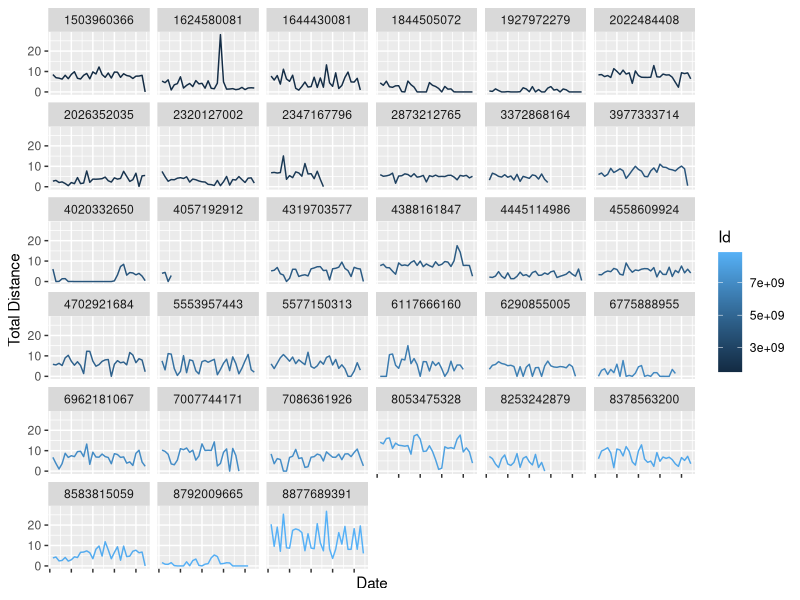
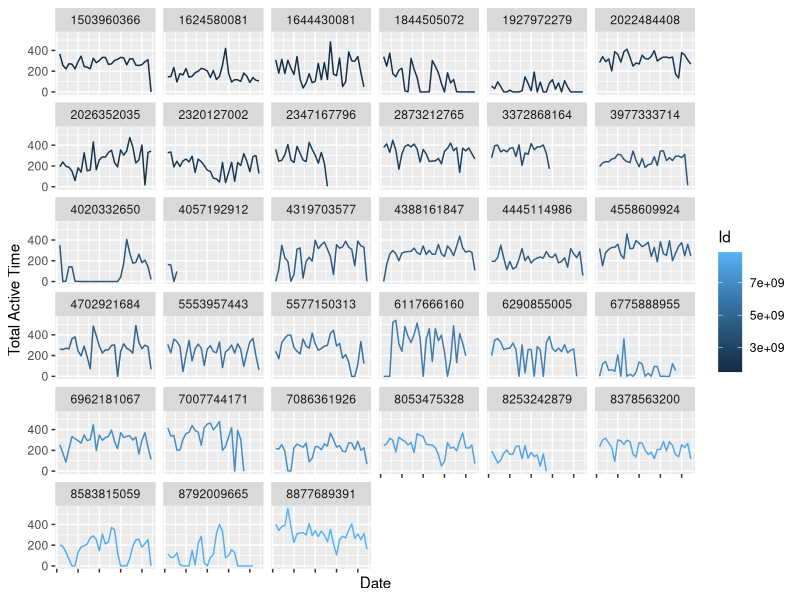
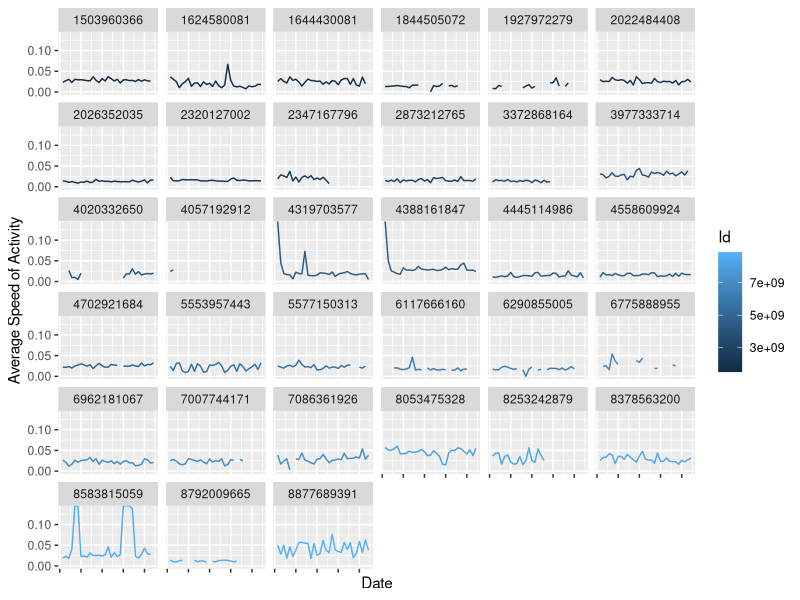
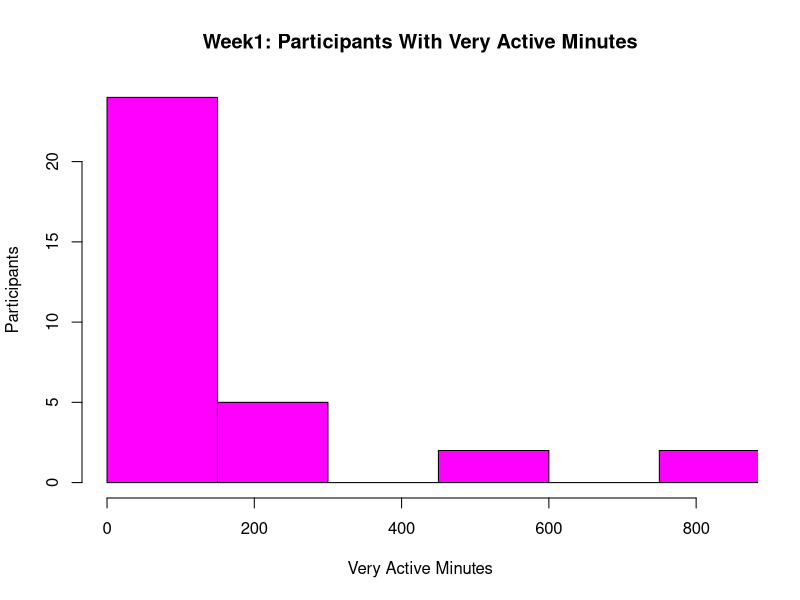
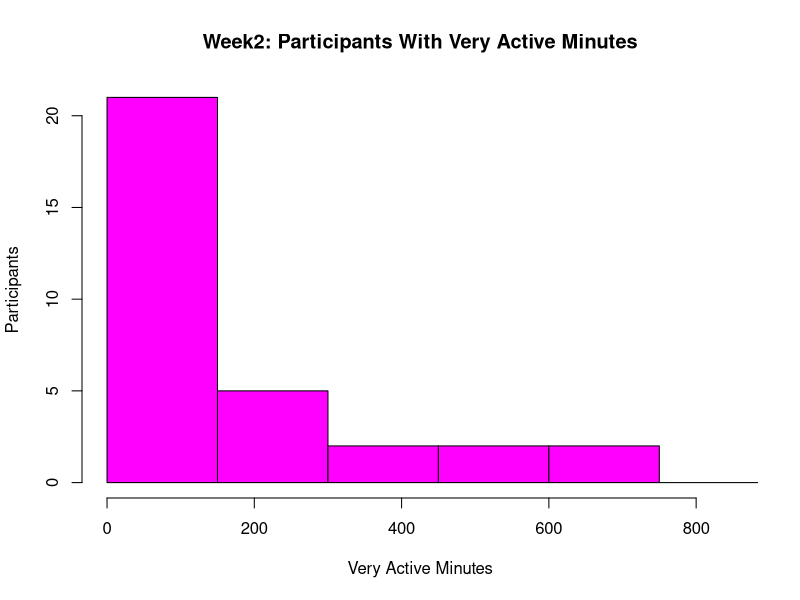
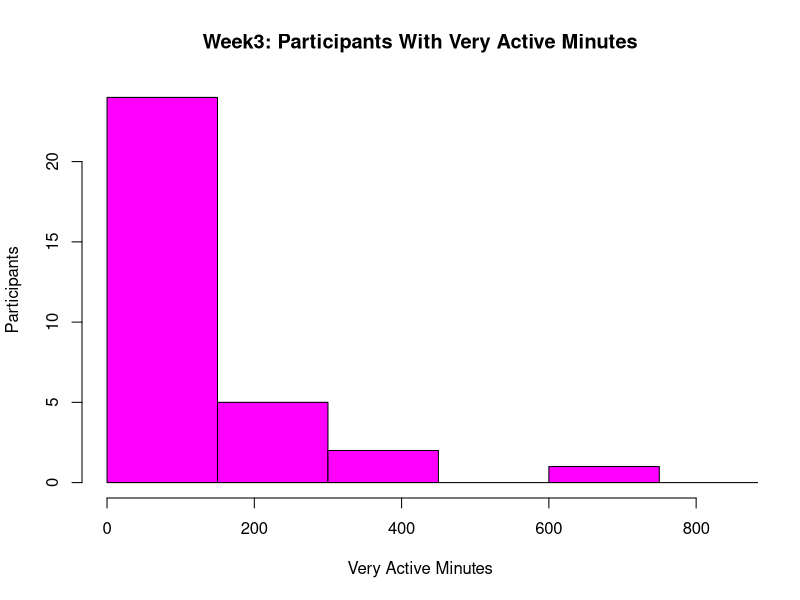
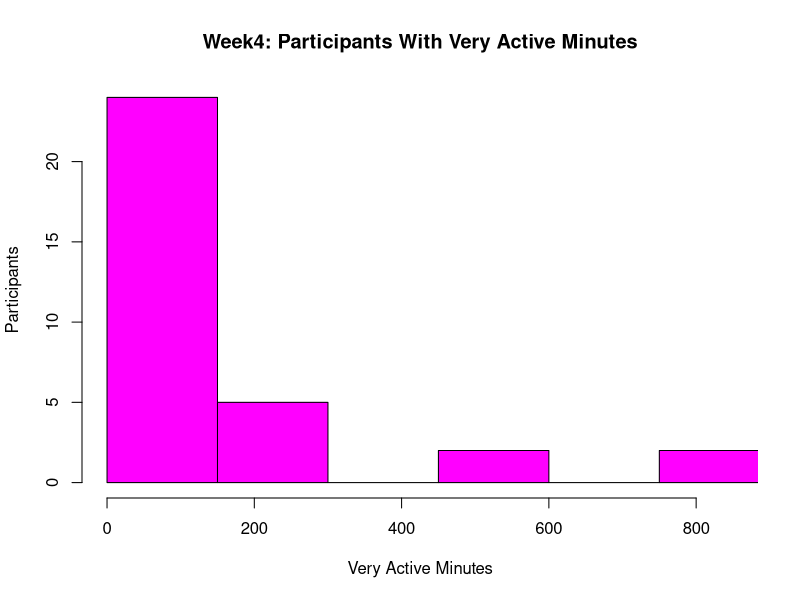
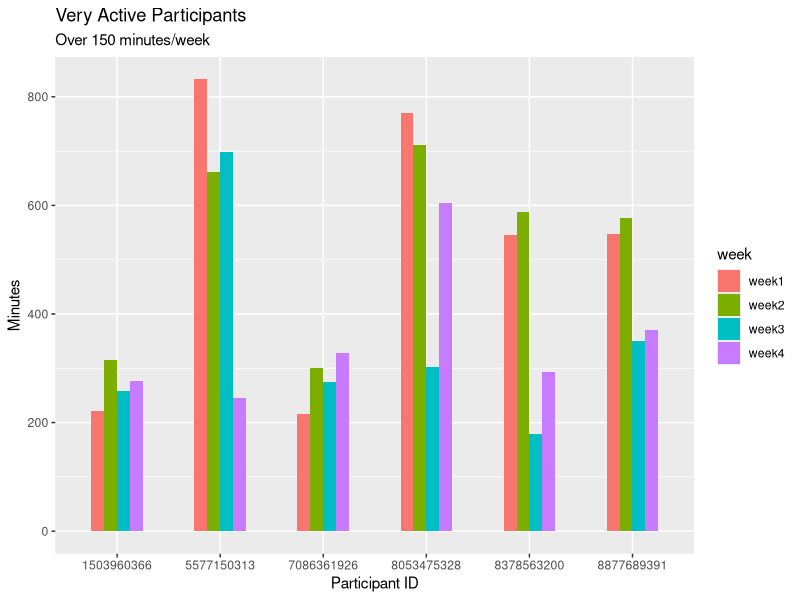

These figures' R source, in order:
## ---- chunk 1
knitr::opts_chunk$set(echo = TRUE)
## ---- chunk 2
installed.packages("tidyverse")
library(tidyverse)
installed.packages("ggplot2")
library(ggplot2)
installed.packages("ggpbr")
library(ggpubr)

## ---- chunk 3
daily_activity <- read.csv("dailyActivity_merged.csv")
nrow(daily_activity)
head(daily_activity)
glimpse(daily_activity)

#Convert ActivityDate column from character to date
daily_activity$ActivityDate = as.Date(daily_activity$ActivityDate)
glimpse(daily_activity)
## ---- chunk 4
daily_activity <- mutate(daily_activity, total_time = VeryActiveMinutes + FairlyActiveMinutes
                         + LightlyActiveMinutes + SedentaryMinutes)
error_file <- filter(daily_activity, total_time > 1440)
nrow(error_file)
## ---- chunk 5
ggplot(data=daily_activity)+
  geom_line(mapping=aes(x=ActivityDate, y=TotalDistance, col=Id))+
  xlab("Date") + ylab("Total Distance") +
  theme(axis.text.x=element_blank()) +
  facet_wrap(~Id)
## ---- chunk 6
#Add up all activity minutes
daily_activity <- mutate(daily_activity, active_time = total_time - SedentaryMinutes)
#plot total daily activity time for each participant
ggplot(data=daily_activity)+
  geom_line(mapping=aes(x=ActivityDate, y=active_time, col=Id))+
  xlab("Date") + ylab("Total Active Time") +
  theme(axis.text.x=element_blank()) +
  facet_wrap(~Id)
## ---- chunk 7
#Calculate activity average speed (total activity distance/total activity time)
daily_activity <- mutate(daily_activity, avg_speed = TotalDistance/active_time)
ggplot(data = daily_activity) +
  geom_line(mapping = aes(x=ActivityDate, y=avg_speed, col=Id))+
  xlab("Date") + ylab("Average Speed of Activity")+
  theme(axis.text.x = element_blank()) +
  facet_wrap(~Id)
## ---- chunk 8
#Split the daily_activity file into chunks of 7-day file
very_active_week1 <- filter(daily_activity, ActivityDate <= '2016-04-18')
very_active_week2 <- filter(daily_activity, ActivityDate > '2016-04-18' 
                             & ActivityDate <= '2016-04-25')
very_active_week3 <- filter(daily_activity, ActivityDate > '2016-04-25' 
                            & ActivityDate <= '2016-05-01')
very_active_week4 <- filter(daily_activity, ActivityDate > '2016-05-01' 
                            & ActivityDate <= '2016-05-08')
very_active_no_use <- filter(daily_activity, ActivityDate > '2016-05-08')

#Check if total rows of weekly files adds up to total rows of original data file
nrow(very_active_week1) + nrow(very_active_week2) + nrow(very_active_week3) + nrow(very_active_week4) + nrow(very_active_no_use) - nrow(daily_activity) 

## ---- chunk 9
#Find the total weekly VeryActiveMinutes for each participant
week1_veryactive_sum <- aggregate(VeryActiveMinutes~Id, very_active_week1, sum)
week2_veryactive_sum <- aggregate(VeryActiveMinutes~Id, very_active_week2, sum)
week3_veryactive_sum <- aggregate(VeryActiveMinutes~Id, very_active_week3, sum)
week4_veryactive_sum <- aggregate(VeryActiveMinutes~Id, very_active_week4, sum)

## ---- chunk 10
#week1
hist(week1_veryactive_sum$VeryActiveMinutes, 
     main = "Week1: Participants With Very Active Minutes",
     xlab = "Very Active Minutes",
     ylab = "Participants",
     xlim = c(0,850),
     breaks = c(0,150,300,450,600,750,900),
     col = "magenta"
     )
#week2
hist(week2_veryactive_sum$VeryActiveMinutes, 
     main = "Week2: Participants With Very Active Minutes",
     xlab = "Very Active Minutes",
     ylab = "Participants",
     xlim = c(0,850),
     breaks = c(0,150,300,450,600,750,900),
     col = "magenta"
)
#week3
hist(week3_veryactive_sum$VeryActiveMinutes, 
     main = "Week3: Participants With Very Active Minutes",
     xlab = "Very Active Minutes",
     ylab = "Participants",
     xlim = c(0,850),
     breaks = c(0,150,300,450,600,750,900),
     col = "magenta"
)
#week4
hist(week1_veryactive_sum$VeryActiveMinutes, 
     main = "Week4: Participants With Very Active Minutes",
     xlab = "Very Active Minutes",
     ylab = "Participants",
     xlim = c(0,850),
     breaks = c(0,150,300,450,600,750,900),
     col = "magenta"
)

## ---- chunk 11
#Collect Id of participants with greater or equal to 150 mins very active minutes
#per week
very_active_id_week1 <- filter(week1_veryactive_sum, VeryActiveMinutes >= 150)

very_active_id_week2 <- filter(week2_veryactive_sum, VeryActiveMinutes >= 150)

very_active_id_week3 <- filter(week3_veryactive_sum, VeryActiveMinutes >= 150)

very_active_id_week4 <- filter(week4_veryactive_sum, VeryActiveMinutes >= 150)


#Find Id that are present in all 4 weeks
library(dplyr)
w1w2_common = very_active_id_week1 %>% inner_join(very_active_id_week2,
                                                  by="Id")
w1w2w3_common = w1w2_common %>% inner_join(very_active_id_week3,
                                                  by="Id")
w1w2w3w4_common = w1w2w3_common%>% inner_join(very_active_id_week4,
                                              by="Id")

## ---- chunk 12
#Rename columns to Week1, Week2, Week3, Week4
names(w1w2w3w4_common)[2] <- 'week1'
names(w1w2w3w4_common)[3] <- 'week2'
names(w1w2w3w4_common)[4] <- 'week3'
names(w1w2w3w4_common)[5] <- 'week4'
#Covert wide dataset to long
w1234_common_long <- w1w2w3w4_common %>%
  gather("week", "minutes", -Id)
#Convert the Id field from numeric to character for ease of plotting and check
w1234_common_long$Id <- as.character((w1234_common_long$Id))
str(w1234_common_long)
#Plot the very active minutes
ggplot(w1234_common_long, aes(x=Id, y=minutes, fill= week, width = 0.5)) +
  geom_col(position = "dodge")+
  ggtitle("Very Active Participants", subtitle = "Over 150 minutes/week") +
  xlab("Participant ID") + ylab("Minutes")
## ---- chunk 13
sleep_day <- read.csv("sleepDay_merged.csv")
head(sleep_day)
glimpse(sleep_day)
## ---- chunk 14
sleep_day <- tidyr::separate(
  data = sleep_day,
  col = SleepDay,
  sep = " ",
  into = c("date","time"),
  remove = FALSE
)
head(sleep_day)
glimpse(sleep_day)
## ---- chunk 15
#sleep dataset
sleep_day$Id_date <- paste(sleep_day$Id,"-", sleep_day$date)
head(sleep_day)

#daily_activity dataset
daily_activity$Id_date <- paste(daily_activity$Id,"-",daily_activity$ActivityDate)
head(daily_activity)

## ---- chunk 16
sleep_day <- mutate(sleep_day,sleep_percent = (TotalMinutesAsleep/TotalTimeInBed)*100)
head(sleep_day)
## ---- chunk 17
activity_vs_sleep <- sleep_day %>% inner_join(daily_activity, by="Id_date")
head(activity_vs_sleep)

## ---- chunk 18
ggplot(data=activity_vs_sleep)  + 
  geom_point(mapping=aes(x=VeryActiveMinutes, y=sleep_percent)) +
  scale_y_continuous(limits = c(40, 100.00000000)) +
  xlab("Daily Very Active Minutes") + ylab("%Time Asleep In Bed")+
  labs(title = "Asleep In Bed After Very Active Minutes") +
  annotate("text", x=100, y = 80, 
           label = "It seems 50 minutes of intense activity gets you to sleep fast", 
           color="magenta", fontface='bold', size=3, angle=0)+
  stat_smooth(method="lm", aes(x=VeryActiveMinutes, y=sleep_percent))+
  stat_regline_equation(label.x=100, label.y=70,aes(x=VeryActiveMinutes, y=sleep_percent,
                            label = ..rr.label..))
## ---- chunk 19
toss_turn <- filter(activity_vs_sleep, activity_vs_sleep$sleep_percent < 80)
head(toss_turn)
## ---- chunk 20
no_toss_turn <- activity_vs_sleep %>% filter_all(all_vars(.!=3977333714))

## ---- chunk 21
ggplot(data=no_toss_turn)  + 
  geom_point(mapping=aes(x=VeryActiveMinutes, y=sleep_percent)) +
  scale_y_continuous(limits = c(40, 100.00000000)) +
  xlab("Daily Very Active Minutes") + ylab("%Time Asleep In Bed")+
  labs(title = "Asleep In Bed After Very Active Minutes")+
  stat_smooth(method="lm", aes(x=VeryActiveMinutes, y=sleep_percent))+
  stat_regline_equation(label.x=100, label.y=70,aes(x=VeryActiveMinutes, y=sleep_percent,
                            label = ..rr.label..))
## ---- chunk 22
#Farily Active
ggplot(data=no_toss_turn)  + 
  geom_point(mapping=aes(x=FairlyActiveMinutes, y=sleep_percent)) +
  scale_y_continuous(limits = c(40, 100.00000000)) +
  xlab("Daily Fairly Active Minutes") + ylab("%Time Asleep In Bed")+
  labs(title = "Asleep In Bed After Fairly Active Minutes")+
  stat_smooth(method="lm", aes(x=FairlyActiveMinutes, y=sleep_percent))+
  stat_regline_equation(label.x=25, label.y=70,aes(x=FairlyActiveMinutes, y=sleep_percent,
                            label = ..rr.label..))
#Lightly Active
ggplot(data=no_toss_turn)  + 
  geom_point(mapping=aes(x=LightlyActiveMinutes, y=sleep_percent)) +
  scale_y_continuous(limits = c(40, 100.00000000)) +
  xlab("Daily Lightly Active Minutes") + ylab("%Time Asleep In Bed")+
  labs(title = "Asleep In Bed After Lightly Active Minutes")+
  stat_smooth(method="lm", aes(x=LightlyActiveMinutes, y=sleep_percent))+
  stat_regline_equation(label.x=200, label.y=70,aes(x=LightlyActiveMinutes, y=sleep_percent,
                            label = ..rr.label..))
#Sedentary 
ggplot(data=no_toss_turn)  + 
  geom_point(mapping=aes(x=SedentaryMinutes, y=sleep_percent)) +
  scale_y_continuous(limits = c(40, 100.00000000)) +
  xlab("Daily Sedentary Minutes") + ylab("%Time Asleep In Bed") +
  labs(title = "Asleep In Bed After Sedentary Minutes")+
  stat_smooth(method="lm", aes(x=SedentaryMinutes, y=sleep_percent))+
  stat_regline_equation(label.x=500, label.y=70, aes(x=SedentaryMinutes, y=sleep_percent,
                            label = ..rr.label..))

